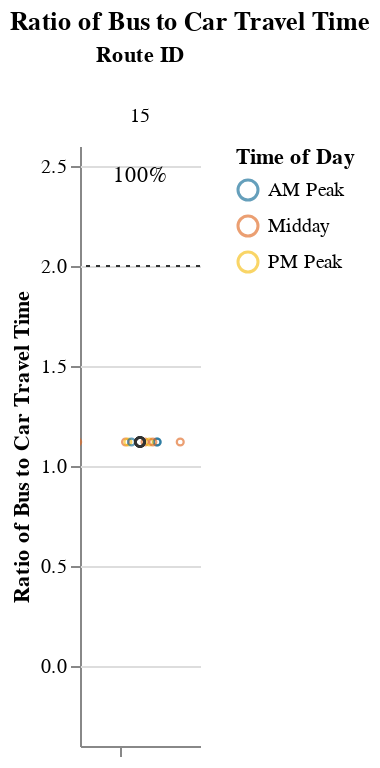
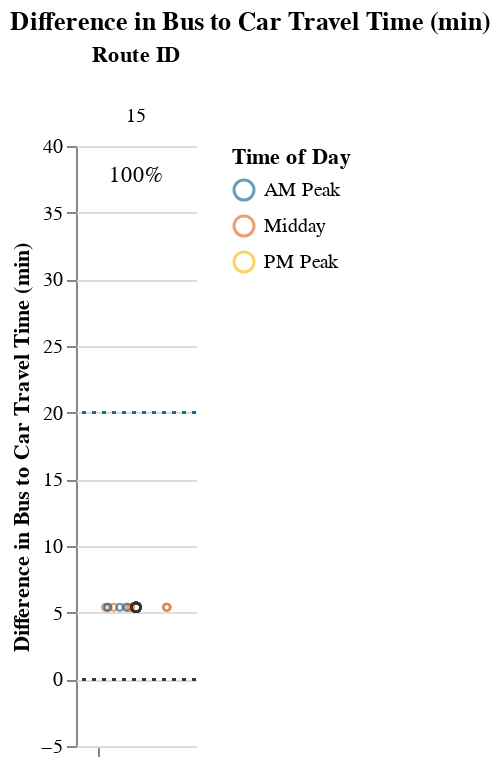

Source (notebook cell) for these figures, in order:
### Markdown cell above
## Viable Competitive Routes
### Short Routes (< 1 hr)

### Code cell
# Allow for possibility that operator doesn't have routes that fall into certain route_groups
# But, jupyterbook will not like markdown with f-string
# separate out route_group and put in each cell, and use try/except + if to display...
# but all 3 route groups must be displayed. just add sentence about why no routes were returned at the end
route_group = "short"
try:
    subset_routes, mult, diff  = setup_charts(df, PCT_COMPETITIVE_THRESHOLD, route_group)
    
    if len(subset_routes) > 0:
        display(
            Markdown(
                f"{CAPTIONS_DICT[route_group]}"
                "Within each route group, routes are sorted in descending order "
                "by % competitive trips and # trips below the additional time cut-off."
            )
        )

        display(mult)
        display(diff)
except:
    print("No routes meet this criteria.")

### Figure 1 — Vega-Lite specification as saved in the notebook (floating-point values rounded to 4 significant figures)
{"config": {"view": {"continuousWidth": 400, "continuousHeight": 300, "stroke": null}, "facet": {"spacing": 0}}, "data": {"name": "data-93f3b6a9611969d9148af9ece1cd39de"}, "facet": {"column": {"field": "route_id", "sort": ["15"], "title": "Route ID", "type": "nominal"}}, "spec": {"layer": [{"mark": {"type": "point", "opacity": 0.65, "size": 12, "strokeWidth": 1.1}, "encoding": {"color": {"field": "time_of_day", "scale": {"range": ["#136C97", "#E16B26", "#F6BF16", "#00896B", "#7790A3", "#5B559C"]}, "sort": ["AM Peak", "Midday", "PM Peak", "Owl Service"], "title": "Time of Day", "type": "nominal"}, "tooltip": [{"field": "route_id", "type": "nominal"}, {"field": "trip_id", "type": "nominal"}, {"field": "service_hours", "type": "quantitative"}, {"field": "car_duration_hours", "type": "quantitative"}, {"field": "bus_multiplier", "type": "quantitative"}, {"field": "bus_difference", "type": "quantitative"}, {"field": "num_trips", "type": "quantitative"}, {"field": "num_competitive", "type": "quantitative"}, {"field": "pct_trips_competitive", "type": "quantitative"}, {"field": "p25", "type": "quantitative"}, {"field": "p50", "type": "quantitative"}, {"field": "p75", "type": "quantitative"}], "x": {"axis": {"grid": false, "labels": false, "ticks": true, "values": [0]}, "field": "jitter", "scale": {}, "title": null, "type": "quantitative"}, "y": {"field": "bus_multiplier", "scale": {"domain": [-0.25, 2.5]}, "title": "Ratio of Bus to Car Travel Time", "type": "quantitative"}}, "selection": {"selector001": {"type": "interval", "bind": "scales", "encodings": ["x", "y"]}}, "transform": [{"calculate": "sqrt(-2*log(random()))*cos(2*PI*random())", "as": "jitter"}], "width": 60}, {"layer": [{"mark": {"type": "point", "opacity": 0.6, "size": 20, "strokeWidth": 1.3}, "encoding": {"color": {"value": "#323434"}, "y": {"field": "bus_multiplier", "type": "quantitative"}}, "transform": [{"filter": "(datum.p50_trip === 1)"}]}, {"mark": {"type": "rule", "strokeDash": [2, 3]}, "encoding": {"color": {"value": "#323434"}, "y": {"field": "cutoff", "type": "quantitative"}}}, {"mark": {"type": "text", "align": "center", "baseline": "middle"}, "encoding": {"color": {"value": "black"}, "text": {"field": "pct_trips_competitive", "format": ".0%", "type": "quantitative"}, "tooltip": [{"field": "route_id", "type": "nominal"}, {"field": "trip_id", "type": "nominal"}, {"field": "service_hours", "type": "quantitative"}, {"field": "car_duration_hours", "type": "quantitative"}, {"field": "bus_multiplier", "type": "quantitative"}, {"field": "bus_difference", "type": "quantitative"}, {"field": "num_trips", "type": "quantitative"}, {"field": "num_competitive", "type": "quantitative"}, {"field": "pct_trips_competitive", "type": "quantitative"}, {"field": "p25", "type": "quantitative"}, {"field": "p50", "type": "quantitative"}, {"field": "p75", "type": "quantitative"}], "x": {"value": 30}, "y": {"value": 15}}, "transform": [{"calculate": "sqrt(-2*log(random()))*cos(2*PI*random())", "as": "jitter"}, {"filter": "(datum.fastest_trip === 1)"}]}]}]}, "resolve": {"scale": {"y": "shared"}}, "title": "Ratio of Bus to Car Travel Time", "$schema": "https://vega.github.io/schema/vega-lite/v4.17.0.json", "datasets": {"data-93f3b6a9611969d9148af9ece1cd39de": [{"calitp_itp_id": 135, "trip_key": -4682483080655613406, "trip_id": "t_2006242_b_33489_tn_5", "shape_id": "p_547", "route_id": "15", "service_hours": 0.85, "trip_first_departure_ts": 39900, "trip_last_arrival_ts": 42960, "departure_hour": 11, "time_of_day": "Midday", "p25": 0.85, "p50": 0.85, "p75": 0.85, "p50_trip": 1, "fastest_trip": 0, "car_duration_hours": 0.76, "competitive_route": 1, "bus_multiplier": 1.12, "bus_difference": 5.4, "num_trips": 12, "num_competitive": 12, "pct_trips_competitive": 1.0, "bus_difference_spread": 0.0, "route_group": "short", "max_trip_hrs": 0.85, "max_trip_route_group": 1.0, "name": "Humboldt Transit Authority", "caltrans_district": "01 - Eureka", "drmt_organization_name": "['recu9h9nAElLpYoYO']", "cutoff2": 20, "cutoff": 2}, {"calitp_itp_id": 135, "trip_key": 786395114490786845, "trip_id": "t_2006242_b_33489_tn_9", "shape_id": "p_547", "route_id": "15", "service_hours": 0.85, "trip_first_departure_ts": 54300, "trip_last_arrival_ts": 57360, "departure_hour": 15, "time_of_day": "Midday", "p25": 0.85, "p50": 0.85, "p75": 0.85, "p50_trip": 1, "fastest_trip": 0, "car_duration_hours": 0.76, "competitive_route": 1, "bus_multiplier": 1.12, "bus_difference": 5.4, "num_trips": 12, "num_competitive": 12, "pct_trips_competitive": 1.0, "bus_difference_spread": 0.0, "route_group": "short", "max_trip_hrs": 0.85, "max_trip_route_group": 1.0, "name": "Humboldt Transit Authority", "caltrans_district": "01 - Eureka", "drmt_organization_name": "['recu9h9nAElLpYoYO']", "cutoff2": 20, "cutoff": 2}, {"calitp_itp_id": 135, "trip_key": 3115032217490374634, "trip_id": "t_2006242_b_33489_tn_4", "shape_id": "p_547", "route_id": "15", "service_hours": 0.85, "trip_first_departure_ts": 36300, "trip_last_arrival_ts": 39360, "departure_hour": 10, "time_of_day": "Midday", "p25": 0.85, "p50": 0.85, "p75": 0.85, "p50_trip": 1, "fastest_trip": 0, "car_duration_hours": 0.76, "competitive_route": 1, "bus_multiplier": 1.12, "bus_difference": 5.4, "num_trips": 12, "num_competitive": 12, "pct_trips_competitive": 1.0, "bus_difference_spread": 0.0, "route_group": "short", "max_trip_hrs": 0.85, "max_trip_route_group": 1.0, "name": "Humboldt Transit Authority", "caltrans_district": "01 - Eureka", "drmt_organization_name": "['recu9h9nAElLpYoYO']", "cutoff2": 20, "cutoff": 2}, {"calitp_itp_id": 135, "trip_key": -7243557692696390900, "trip_id": "t_2006242_b_33489_tn_7", "shape_id": "p_547", "route_id": "15", "service_hours": 0.85, "trip_first_departure_ts": 47100, "trip_last_arrival_ts": 50160, "departure_hour": 13, "time_of_day": "Midday", "p25": 0.85, "p50": 0.85, "p75": 0.85, "p50_trip": 1, "fastest_trip": 0, "car_duration_hours": 0.76, "competitive_route": 1, "bus_multiplier": 1.12, "bus_difference": 5.4, "num_trips": 12, "num_competitive": 12, "pct_trips_competitive": 1.0, "bus_difference_spread": 0.0, "route_group": "short", "max_trip_hrs": 0.85, "max_trip_route_group": 1.0, "name": "Humboldt Transit Authority", "caltrans_district": "01 - Eureka", "drmt_organization_name": "['recu9h9nAElLpYoYO']", "cutoff2": 20, "cutoff": 2}, {"calitp_itp_id": 135, "trip_key": 3597782907080767117, "trip_id": "t_2006242_b_33489_tn_3", "shape_id": "p_547", "route_id": "15", "service_hours": 0.85, "trip_first_departure_ts": 32700, "trip_last_arrival_ts": 35760, "departure_hour": 9, "time_of_day": "AM Peak", "p25": 0.85, "p50": 0.85, "p75": 0.85, "p50_trip": 1, "fastest_trip": 0, "car_duration_hours": 0.76, "competitive_route": 1, "bus_multiplier": 1.12, "bus_difference": 5.4, "num_trips": 12, "num_competitive": 12, "pct_trips_competitive": 1.0, "bus_difference_spread": 0.0, "route_group": "short", "max_trip_hrs": 0.85, "max_trip_route_group": 1.0, "name": "Humboldt Transit Authority", "caltrans_district": "01 - Eureka", "drmt_organization_name": "['recu9h9nAElLpYoYO']", "cutoff2": 20, "cutoff": 2}, {"calitp_itp_id": 135, "trip_key": -4137289469237071765, "trip_id": "t_2006242_b_33489_tn_1", "shape_id": "p_547", "route_id": "15", "service_hours": 0.85, "trip_first_departure_ts": 25500, "trip_last_arrival_ts": 28560, "departure_hour": 7, "time_of_day": "AM Peak", "p25": 0.85, "p50": 0.85, "p75": 0.85, "p50_trip": 1, "fastest_trip": 0, "car_duration_hours": 0.76, "competitive_route": 1, "bus_multiplier": 1.12, "bus_difference": 5.4, "num_trips": 12, "num_competitive": 12, "pct_trips_competitive": 1.0, "bus_difference_spread": 0.0, "route_group": "short", "max_trip_hrs": 0.85, "max_trip_route_group": 1.0, "name": "Humboldt Transit Authority", "caltrans_district": "01 - Eureka", "drmt_organization_name": "['recu9h9nAElLpYoYO']", "cutoff2": 20, "cutoff": 2}, {"calitp_itp_id": 135, "trip_key": -3910760377486974888, "trip_id": "t_2006242_b_33489_tn_8", "shape_id": "p_547", "route_id": "15", "service_hours": 0.85, "trip_first_departure_ts": 50700, "trip_last_arrival_ts": 53760, "departure_hour": 14, "time_of_day": "Midday", "p25": 0.85, "p50": 0.85, "p75": 0.85, "p50_trip": 1, "fastest_trip": 0, "car_duration_hours": 0.76, "competitive_route": 1, "bus_multiplier": 1.12, "bus_difference": 5.4, "num_trips": 12, "num_competitive": 12, "pct_trips_competitive": 1.0, "bus_difference_spread": 0.0, "route_group": "short", "max_trip_hrs": 0.85, "max_trip_route_group": 1.0, "name": "Humboldt Transit Authority", "caltrans_district": "01 - Eureka", "drmt_organization_name": "['recu9h9nAElLpYoYO']", "cutoff2": 20, "cutoff": 2}, {"calitp_itp_id": 135, "trip_key": -7697714265591613945, "trip_id": "t_2006242_b_33489_tn_11", "shape_id": "p_547", "route_id": "15", "service_hours": 0.85, "trip_first_departure_ts": 61500, "trip_last_arrival_ts": 64560, "departure_hour": 17, "time_of_day": "PM Peak", "p25": 0.85, "p50": 0.85, "p75": 0.85, "p50_trip": 1, "fastest_trip": 0, "car_duration_hours": 0.76, "competitive_route": 1, "bus_multiplier": 1.12, "bus_difference": 5.4, "num_trips": 12, "num_competitive": 12, "pct_trips_competitive": 1.0, "bus_difference_spread": 0.0, "route_group": "short", "max_trip_hrs": 0.85, "max_trip_route_group": 1.0, "name": "Humboldt Transit Authority", "caltrans_district": "01 - Eureka", "drmt_organization_name": "['recu9h9nAElLpYoYO']", "cutoff2": 20, "cutoff": 2}, {"calitp_itp_id": 135, "trip_key": 3635264590383400678, "trip_id": "t_2006242_b_33489_tn_2", "shape_id": "p_547", "route_id": "15", "service_hours": 0.85, "trip_first_departure_ts": 29100, "trip_last_arrival_ts": 32160, "departure_hour": 8, "time_of_day": "AM Peak", "p25": 0.85, "p50": 0.85, "p75": 0.85, "p50_trip": 1, "fastest_trip": 0, "car_duration_hours": 0.76, "competitive_route": 1, "bus_multiplier": 1.12, "bus_difference": 5.4, "num_trips": 12, "num_competitive": 12, "pct_trips_competitive": 1.0, "bus_difference_spread": 0.0, "route_group": "short", "max_trip_hrs": 0.85, "max_trip_route_group": 1.0, "name": "Humboldt Transit Authority", "caltrans_district": "01 - Eureka", "drmt_organization_name": "['recu9h9nAElLpYoYO']", "cutoff2": 20, "cutoff": 2}, {"calitp_itp_id": 135, "trip_key": -8944453058542362628, "trip_id": "t_2006242_b_33489_tn_6", "shape_id": "p_547", "route_id": "15", "service_hours": 0.85, "trip_first_departure_ts": 43500, "trip_last_arrival_ts": 46560, "departure_hour": 12, "time_of_day": "Midday", "p25": 0.85, "p50": 0.85, "p75": 0.85, "p50_trip": 1, "fastest_trip": 0, "car_duration_hours": 0.76, "competitive_route": 1, "bus_multiplier": 1.12, "bus_difference": 5.4, "num_trips": 12, "num_competitive": 12, "pct_trips_competitive": 1.0, "bus_difference_spread": 0.0, "route_group": "short", "max_trip_hrs": 0.85, "max_trip_route_group": 1.0, "name": "Humboldt Transit Authority", "caltrans_district": "01 - Eureka", "drmt_organization_name": "['recu9h9nAElLpYoYO']", "cutoff2": 20, "cutoff": 2}, {"calitp_itp_id": 135, "trip_key": 6047417489792771520, "trip_id": "t_2006242_b_33489_tn_12", "shape_id": "p_547", "route_id": "15", "service_hours": 0.85, "trip_first_departure_ts": 65100, "trip_last_arrival_ts": 68160, "departure_hour": 18, "time_of_day": "PM Peak", "p25": 0.85, "p50": 0.85, "p75": 0.85, "p50_trip": 1, "fastest_trip": 1, "car_duration_hours": 0.76, "competitive_route": 1, "bus_multiplier": 1.12, "bus_difference": 5.4, "num_trips": 12, "num_competitive": 12, "pct_trips_competitive": 1.0, "bus_difference_spread": 0.0, "route_group": "short", "max_trip_hrs": 0.85, "max_trip_route_group": 1.0, "name": "Humboldt Transit Authority", "caltrans_district": "01 - Eureka", "drmt_organization_name": "['recu9h9nAElLpYoYO']", "cutoff2": 20, "cutoff": 2}, {"calitp_itp_id": 135, "trip_key": -8126584795012216330, "trip_id": "t_2006242_b_33489_tn_10", "shape_id": "p_547", "route_id": "15", "service_hours": 0.85, "trip_first_departure_ts": 57900, "trip_last_arrival_ts": 60960, "departure_hour": 16, "time_of_day": "Midday", "p25": 0.85, "p50": 0.85, "p75": 0.85, "p50_trip": 1, "fastest_trip": 0, "car_duration_hours": 0.76, "competitive_route": 1, "bus_multiplier": 1.12, "bus_difference": 5.4, "num_trips": 12, "num_competitive": 12, "pct_trips_competitive": 1.0, "bus_difference_spread": 0.0, "route_group": "short", "max_trip_hrs": 0.85, "max_trip_route_group": 1.0, "name": "Humboldt Transit Authority", "caltrans_district": "01 - Eureka", "drmt_organization_name": "['recu9h9nAElLpYoYO']", "cutoff2": 20, "cutoff": 2}]}}

### Figure 2 — Vega-Lite specification as saved in the notebook (floating-point values rounded to 4 significant figures)
{"config": {"view": {"continuousWidth": 400, "continuousHeight": 300, "stroke": null}, "facet": {"spacing": 0}}, "data": {"name": "data-fb7e662e66e3fc5b82fe4ef83afa6f27"}, "facet": {"column": {"field": "route_id", "sort": ["15"], "title": "Route ID", "type": "nominal"}}, "spec": {"layer": [{"mark": {"type": "point", "opacity": 0.65, "size": 12, "strokeWidth": 1.1}, "encoding": {"color": {"field": "time_of_day", "scale": {"range": ["#136C97", "#E16B26", "#F6BF16", "#00896B", "#7790A3", "#5B559C"]}, "sort": ["AM Peak", "Midday", "PM Peak", "Owl Service"], "title": "Time of Day", "type": "nominal"}, "tooltip": [{"field": "route_id", "type": "nominal"}, {"field": "trip_id", "type": "nominal"}, {"field": "service_hours", "type": "quantitative"}, {"field": "car_duration_hours", "type": "quantitative"}, {"field": "bus_multiplier", "type": "quantitative"}, {"field": "bus_difference", "type": "quantitative"}, {"field": "num_trips", "type": "quantitative"}, {"field": "num_competitive", "type": "quantitative"}, {"field": "pct_trips_competitive", "type": "quantitative"}, {"field": "p25", "type": "quantitative"}, {"field": "p50", "type": "quantitative"}, {"field": "p75", "type": "quantitative"}], "x": {"axis": {"grid": false, "labels": false, "ticks": true, "values": [0]}, "field": "jitter", "scale": {}, "title": null, "type": "quantitative"}, "y": {"field": "bus_difference", "scale": {"domain": [-5, 38.4]}, "title": "Difference in Bus to Car Travel Time (min)", "type": "quantitative"}}, "selection": {"selector002": {"type": "interval", "bind": "scales", "encodings": ["x", "y"]}}, "transform": [{"calculate": "sqrt(-2*log(random()))*cos(2*PI*random())", "as": "jitter"}], "width": 60}, {"layer": [{"mark": {"type": "point", "opacity": 0.6, "size": 20, "strokeWidth": 1.3}, "encoding": {"color": {"value": "#323434"}, "y": {"field": "bus_difference", "type": "quantitative"}}, "transform": [{"filter": "(datum.p50_trip === 1)"}]}, {"mark": {"type": "rule", "strokeDash": [2, 3]}, "encoding": {"color": {"value": "#323434"}, "y": {"field": "cutoff", "type": "quantitative"}}}, {"mark": {"type": "rule", "strokeDash": [2, 3]}, "encoding": {"color": {"value": "#136C97"}, "y": {"field": "cutoff2", "type": "quantitative"}}}, {"mark": {"type": "text", "align": "center", "baseline": "middle"}, "encoding": {"color": {"value": "black"}, "text": {"field": "pct_trips_competitive", "format": ".0%", "type": "quantitative"}, "tooltip": [{"field": "route_id", "type": "nominal"}, {"field": "trip_id", "type": "nominal"}, {"field": "service_hours", "type": "quantitative"}, {"field": "car_duration_hours", "type": "quantitative"}, {"field": "bus_multiplier", "type": "quantitative"}, {"field": "bus_difference", "type": "quantitative"}, {"field": "num_trips", "type": "quantitative"}, {"field": "num_competitive", "type": "quantitative"}, {"field": "pct_trips_competitive", "type": "quantitative"}, {"field": "p25", "type": "quantitative"}, {"field": "p50", "type": "quantitative"}, {"field": "p75", "type": "quantitative"}], "x": {"value": 30}, "y": {"value": 15}}, "transform": [{"calculate": "sqrt(-2*log(random()))*cos(2*PI*random())", "as": "jitter"}, {"filter": "(datum.fastest_trip === 1)"}]}]}]}, "resolve": {"scale": {"y": "shared"}}, "title": "Difference in Bus to Car Travel Time (min)", "$schema": "https://vega.github.io/schema/vega-lite/v4.17.0.json", "datasets": {"data-fb7e662e66e3fc5b82fe4ef83afa6f27": [{"calitp_itp_id": 135, "trip_key": -4682483080655613406, "trip_id": "t_2006242_b_33489_tn_5", "shape_id": "p_547", "route_id": "15", "service_hours": 0.85, "trip_first_departure_ts": 39900, "trip_last_arrival_ts": 42960, "departure_hour": 11, "time_of_day": "Midday", "p25": 0.85, "p50": 0.85, "p75": 0.85, "p50_trip": 1, "fastest_trip": 0, "car_duration_hours": 0.76, "competitive_route": 1, "bus_multiplier": 1.12, "bus_difference": 5.4, "num_trips": 12, "num_competitive": 12, "pct_trips_competitive": 1.0, "bus_difference_spread": 0.0, "route_group": "short", "max_trip_hrs": 0.85, "max_trip_route_group": 1.0, "name": "Humboldt Transit Authority", "caltrans_district": "01 - Eureka", "drmt_organization_name": "['recu9h9nAElLpYoYO']", "cutoff2": 20, "cutoff": 0}, {"calitp_itp_id": 135, "trip_key": 786395114490786845, "trip_id": "t_2006242_b_33489_tn_9", "shape_id": "p_547", "route_id": "15", "service_hours": 0.85, "trip_first_departure_ts": 54300, "trip_last_arrival_ts": 57360, "departure_hour": 15, "time_of_day": "Midday", "p25": 0.85, "p50": 0.85, "p75": 0.85, "p50_trip": 1, "fastest_trip": 0, "car_duration_hours": 0.76, "competitive_route": 1, "bus_multiplier": 1.12, "bus_difference": 5.4, "num_trips": 12, "num_competitive": 12, "pct_trips_competitive": 1.0, "bus_difference_spread": 0.0, "route_group": "short", "max_trip_hrs": 0.85, "max_trip_route_group": 1.0, "name": "Humboldt Transit Authority", "caltrans_district": "01 - Eureka", "drmt_organization_name": "['recu9h9nAElLpYoYO']", "cutoff2": 20, "cutoff": 0}, {"calitp_itp_id": 135, "trip_key": 3115032217490374634, "trip_id": "t_2006242_b_33489_tn_4", "shape_id": "p_547", "route_id": "15", "service_hours": 0.85, "trip_first_departure_ts": 36300, "trip_last_arrival_ts": 39360, "departure_hour": 10, "time_of_day": "Midday", "p25": 0.85, "p50": 0.85, "p75": 0.85, "p50_trip": 1, "fastest_trip": 0, "car_duration_hours": 0.76, "competitive_route": 1, "bus_multiplier": 1.12, "bus_difference": 5.4, "num_trips": 12, "num_competitive": 12, "pct_trips_competitive": 1.0, "bus_difference_spread": 0.0, "route_group": "short", "max_trip_hrs": 0.85, "max_trip_route_group": 1.0, "name": "Humboldt Transit Authority", "caltrans_district": "01 - Eureka", "drmt_organization_name": "['recu9h9nAElLpYoYO']", "cutoff2": 20, "cutoff": 0}, {"calitp_itp_id": 135, "trip_key": -7243557692696390900, "trip_id": "t_2006242_b_33489_tn_7", "shape_id": "p_547", "route_id": "15", "service_hours": 0.85, "trip_first_departure_ts": 47100, "trip_last_arrival_ts": 50160, "departure_hour": 13, "time_of_day": "Midday", "p25": 0.85, "p50": 0.85, "p75": 0.85, "p50_trip": 1, "fastest_trip": 0, "car_duration_hours": 0.76, "competitive_route": 1, "bus_multiplier": 1.12, "bus_difference": 5.4, "num_trips": 12, "num_competitive": 12, "pct_trips_competitive": 1.0, "bus_difference_spread": 0.0, "route_group": "short", "max_trip_hrs": 0.85, "max_trip_route_group": 1.0, "name": "Humboldt Transit Authority", "caltrans_district": "01 - Eureka", "drmt_organization_name": "['recu9h9nAElLpYoYO']", "cutoff2": 20, "cutoff": 0}, {"calitp_itp_id": 135, "trip_key": 3597782907080767117, "trip_id": "t_2006242_b_33489_tn_3", "shape_id": "p_547", "route_id": "15", "service_hours": 0.85, "trip_first_departure_ts": 32700, "trip_last_arrival_ts": 35760, "departure_hour": 9, "time_of_day": "AM Peak", "p25": 0.85, "p50": 0.85, "p75": 0.85, "p50_trip": 1, "fastest_trip": 0, "car_duration_hours": 0.76, "competitive_route": 1, "bus_multiplier": 1.12, "bus_difference": 5.4, "num_trips": 12, "num_competitive": 12, "pct_trips_competitive": 1.0, "bus_difference_spread": 0.0, "route_group": "short", "max_trip_hrs": 0.85, "max_trip_route_group": 1.0, "name": "Humboldt Transit Authority", "caltrans_district": "01 - Eureka", "drmt_organization_name": "['recu9h9nAElLpYoYO']", "cutoff2": 20, "cutoff": 0}, {"calitp_itp_id": 135, "trip_key": -4137289469237071765, "trip_id": "t_2006242_b_33489_tn_1", "shape_id": "p_547", "route_id": "15", "service_hours": 0.85, "trip_first_departure_ts": 25500, "trip_last_arrival_ts": 28560, "departure_hour": 7, "time_of_day": "AM Peak", "p25": 0.85, "p50": 0.85, "p75": 0.85, "p50_trip": 1, "fastest_trip": 0, "car_duration_hours": 0.76, "competitive_route": 1, "bus_multiplier": 1.12, "bus_difference": 5.4, "num_trips": 12, "num_competitive": 12, "pct_trips_competitive": 1.0, "bus_difference_spread": 0.0, "route_group": "short", "max_trip_hrs": 0.85, "max_trip_route_group": 1.0, "name": "Humboldt Transit Authority", "caltrans_district": "01 - Eureka", "drmt_organization_name": "['recu9h9nAElLpYoYO']", "cutoff2": 20, "cutoff": 0}, {"calitp_itp_id": 135, "trip_key": -3910760377486974888, "trip_id": "t_2006242_b_33489_tn_8", "shape_id": "p_547", "route_id": "15", "service_hours": 0.85, "trip_first_departure_ts": 50700, "trip_last_arrival_ts": 53760, "departure_hour": 14, "time_of_day": "Midday", "p25": 0.85, "p50": 0.85, "p75": 0.85, "p50_trip": 1, "fastest_trip": 0, "car_duration_hours": 0.76, "competitive_route": 1, "bus_multiplier": 1.12, "bus_difference": 5.4, "num_trips": 12, "num_competitive": 12, "pct_trips_competitive": 1.0, "bus_difference_spread": 0.0, "route_group": "short", "max_trip_hrs": 0.85, "max_trip_route_group": 1.0, "name": "Humboldt Transit Authority", "caltrans_district": "01 - Eureka", "drmt_organization_name": "['recu9h9nAElLpYoYO']", "cutoff2": 20, "cutoff": 0}, {"calitp_itp_id": 135, "trip_key": -7697714265591613945, "trip_id": "t_2006242_b_33489_tn_11", "shape_id": "p_547", "route_id": "15", "service_hours": 0.85, "trip_first_departure_ts": 61500, "trip_last_arrival_ts": 64560, "departure_hour": 17, "time_of_day": "PM Peak", "p25": 0.85, "p50": 0.85, "p75": 0.85, "p50_trip": 1, "fastest_trip": 0, "car_duration_hours": 0.76, "competitive_route": 1, "bus_multiplier": 1.12, "bus_difference": 5.4, "num_trips": 12, "num_competitive": 12, "pct_trips_competitive": 1.0, "bus_difference_spread": 0.0, "route_group": "short", "max_trip_hrs": 0.85, "max_trip_route_group": 1.0, "name": "Humboldt Transit Authority", "caltrans_district": "01 - Eureka", "drmt_organization_name": "['recu9h9nAElLpYoYO']", "cutoff2": 20, "cutoff": 0}, {"calitp_itp_id": 135, "trip_key": 3635264590383400678, "trip_id": "t_2006242_b_33489_tn_2", "shape_id": "p_547", "route_id": "15", "service_hours": 0.85, "trip_first_departure_ts": 29100, "trip_last_arrival_ts": 32160, "departure_hour": 8, "time_of_day": "AM Peak", "p25": 0.85, "p50": 0.85, "p75": 0.85, "p50_trip": 1, "fastest_trip": 0, "car_duration_hours": 0.76, "competitive_route": 1, "bus_multiplier": 1.12, "bus_difference": 5.4, "num_trips": 12, "num_competitive": 12, "pct_trips_competitive": 1.0, "bus_difference_spread": 0.0, "route_group": "short", "max_trip_hrs": 0.85, "max_trip_route_group": 1.0, "name": "Humboldt Transit Authority", "caltrans_district": "01 - Eureka", "drmt_organization_name": "['recu9h9nAElLpYoYO']", "cutoff2": 20, "cutoff": 0}, {"calitp_itp_id": 135, "trip_key": -8944453058542362628, "trip_id": "t_2006242_b_33489_tn_6", "shape_id": "p_547", "route_id": "15", "service_hours": 0.85, "trip_first_departure_ts": 43500, "trip_last_arrival_ts": 46560, "departure_hour": 12, "time_of_day": "Midday", "p25": 0.85, "p50": 0.85, "p75": 0.85, "p50_trip": 1, "fastest_trip": 0, "car_duration_hours": 0.76, "competitive_route": 1, "bus_multiplier": 1.12, "bus_difference": 5.4, "num_trips": 12, "num_competitive": 12, "pct_trips_competitive": 1.0, "bus_difference_spread": 0.0, "route_group": "short", "max_trip_hrs": 0.85, "max_trip_route_group": 1.0, "name": "Humboldt Transit Authority", "caltrans_district": "01 - Eureka", "drmt_organization_name": "['recu9h9nAElLpYoYO']", "cutoff2": 20, "cutoff": 0}, {"calitp_itp_id": 135, "trip_key": 6047417489792771520, "trip_id": "t_2006242_b_33489_tn_12", "shape_id": "p_547", "route_id": "15", "service_hours": 0.85, "trip_first_departure_ts": 65100, "trip_last_arrival_ts": 68160, "departure_hour": 18, "time_of_day": "PM Peak", "p25": 0.85, "p50": 0.85, "p75": 0.85, "p50_trip": 1, "fastest_trip": 1, "car_duration_hours": 0.76, "competitive_route": 1, "bus_multiplier": 1.12, "bus_difference": 5.4, "num_trips": 12, "num_competitive": 12, "pct_trips_competitive": 1.0, "bus_difference_spread": 0.0, "route_group": "short", "max_trip_hrs": 0.85, "max_trip_route_group": 1.0, "name": "Humboldt Transit Authority", "caltrans_district": "01 - Eureka", "drmt_organization_name": "['recu9h9nAElLpYoYO']", "cutoff2": 20, "cutoff": 0}, {"calitp_itp_id": 135, "trip_key": -8126584795012216330, "trip_id": "t_2006242_b_33489_tn_10", "shape_id": "p_547", "route_id": "15", "service_hours": 0.85, "trip_first_departure_ts": 57900, "trip_last_arrival_ts": 60960, "departure_hour": 16, "time_of_day": "Midday", "p25": 0.85, "p50": 0.85, "p75": 0.85, "p50_trip": 1, "fastest_trip": 0, "car_duration_hours": 0.76, "competitive_route": 1, "bus_multiplier": 1.12, "bus_difference": 5.4, "num_trips": 12, "num_competitive": 12, "pct_trips_competitive": 1.0, "bus_difference_spread": 0.0, "route_group": "short", "max_trip_hrs": 0.85, "max_trip_route_group": 1.0, "name": "Humboldt Transit Authority", "caltrans_district": "01 - Eureka", "drmt_organization_name": "['recu9h9nAElLpYoYO']", "cutoff2": 20, "cutoff": 0}]}}
